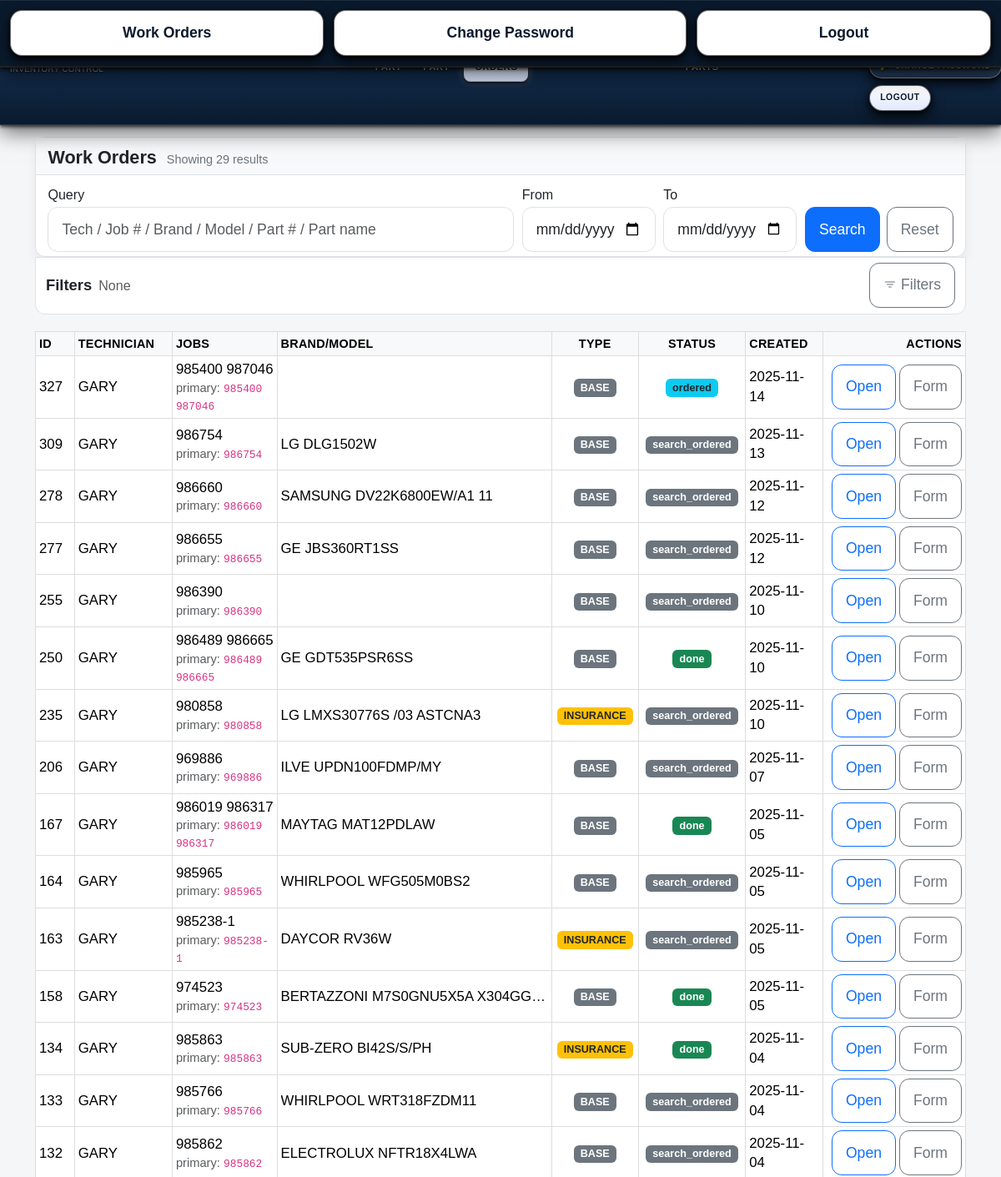
/work_orders (signed in, upper part), run on an earlier commit of the app's database.
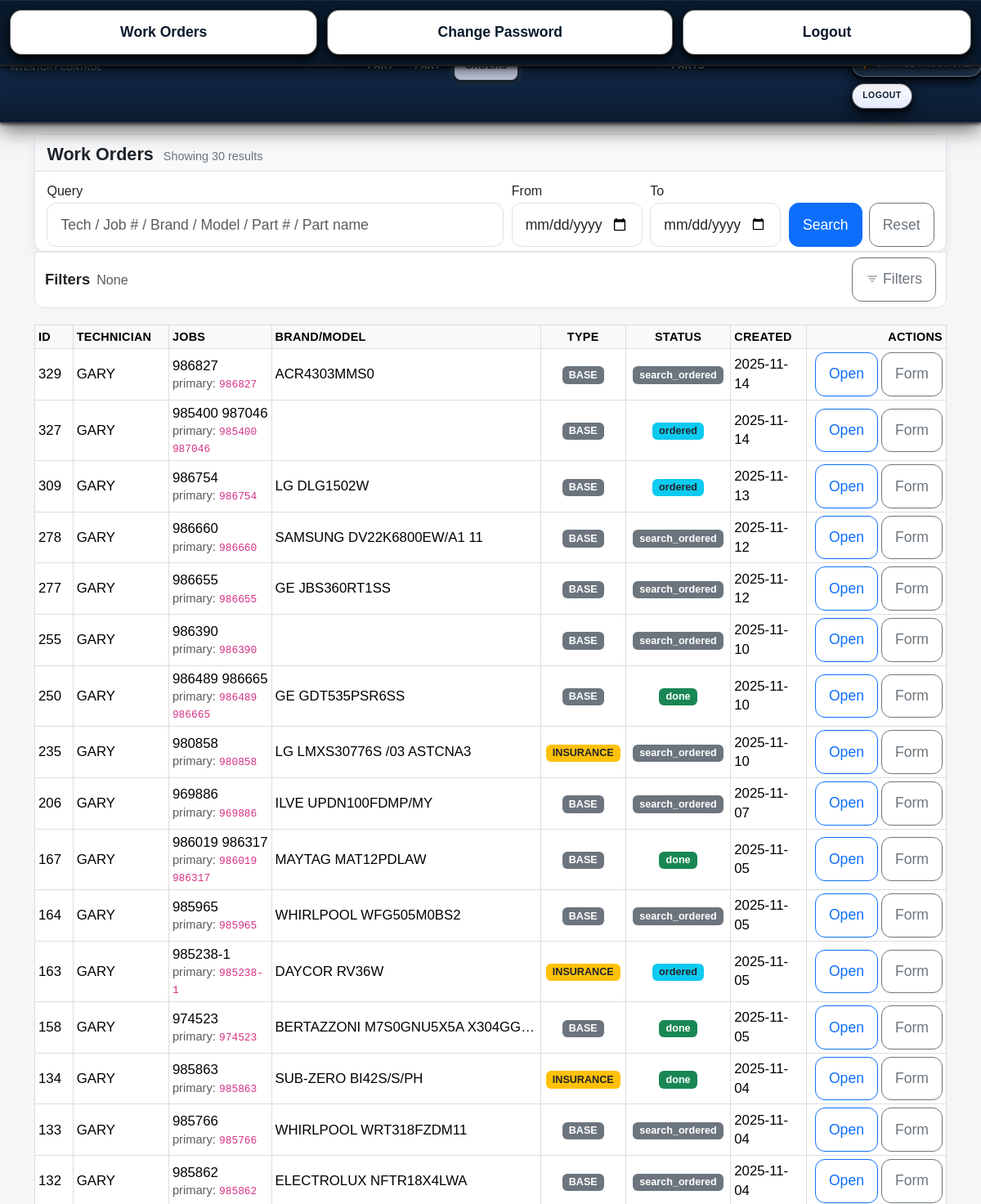
And on a later commit of the database.
### models.py (models this page shows, shortened)
class WorkOrder(db.Model):
    __tablename__ = "work_orders"
    __table_args__ = {"extend_existing": True}
    id = db.Column(db.Integer, primary_key=True)
    technician_id = db.Column(db.Integer, db.ForeignKey("user.id"), index=True, nullable=True)
    technician = relationship("User", lazy="joined")
    units = db.relationship(
        "WorkUnit",
        backref="work_order",
        cascade="all, delete-orphan",
        lazy="selectin",
        overlaps="parts,work_order",
    )
    parts = db.relationship(
        "WorkOrderPart",
        backref="work_order",
        primaryjoin="WorkOrder.id==WorkOrderPart.work_order_id",
        cascade="all, delete-orphan",
        lazy="selectin",
        overlaps="unit,parts,work_order",
    )
    technician_name = db.Column(db.String(80), nullable=False)
    job_numbers     = db.Column(db.String(120), nullable=False)
    brand           = db.Column(db.String(40))
    model           = db.Column(db.String(25))
    serial          = db.Column(db.String(25))
    job_type        = db.Column(db.String(16), default="BASE")
    delivery_fee    = db.Column(db.Float, default=0.0)
    markup_percent  = db.Column(db.Float, default=0.0)
    status          = db.Column(db.String(20), default="search_ordered")
    created_at      = db.Column(db.DateTime, default=datetime.utcnow)
    updated_at      = db.Column(db.DateTime, default=datetime.utcnow, onupdate=datetime.utcnow)
    ordered_date    = db.Column(db.Date, nullable=True)
    @property
    def canonical_job(self) -> str:
        nums = [n.strip() for n in (self.job_numbers or "").split(",") if n.strip()]
        ints = []
        for n in nums:
            try:
                ints.append(int(n))
            except ValueError:
                pass
        return str(max(ints)) if ints else (nums[0] if nums else "")

### inventory/routes.py (the view, shortened to what this page needs)
@inventory_bp.get("/work_orders")
@login_required
def wo_list():
    from datetime import datetime, timedelta
    from sqlalchemy import and_, or_, func
    qtext = (request.args.get("q") or "").strip()
    dfrom = (request.args.get("from") or "").strip()
    dto   = (request.args.get("to")   or "").strip()
    tech_id_raw = (request.args.get("tech_id") or "").strip()
    type_raw    = (request.args.get("type")    or "").strip().upper()
    status_raw  = (request.args.get("status")  or "").strip()
    tech_id = int(tech_id_raw) if tech_id_raw.isdigit() else None
    job_type = type_raw if type_raw in ("BASE", "INSURANCE") else ""
    status   = status_raw if status_raw in ("search_ordered", "ordered", "done") else ""
    q = db.session.query(WorkOrder)
    filters = []
    joined_parts = False
    if is_technician():
        me_id   = getattr(current_user, "id", None)
        me_name = (getattr(current_user, "username", "") or "").strip()
        filters.append(or_(
            WorkOrder.technician_id == me_id,
            func.trim(WorkOrder.technician_name) == me_name,
        ))
        tech_id = None  # технику нельзя выбирать чужого техника
    if tech_id:
        filters.append(WorkOrder.technician_id == tech_id)
    if job_type:
        filters.append(WorkOrder.job_type == job_type)
    if status:
        filters.append(WorkOrder.status == status)
    if dfrom:
        try:
            start_dt = datetime.strptime(dfrom, "%Y-%m-%d")
            filters.append(WorkOrder.created_at >= start_dt)
        except ValueError:
            pass
    if dto:
        try:
            end_dt = datetime.strptime(dto, "%Y-%m-%d") + timedelta(days=1) - timedelta(seconds=1)
            filters.append(WorkOrder.created_at <= end_dt)
        except ValueError:
            pass
    if filters:
        q = q.filter(and_(*filters))
    if joined_parts:
        q = q.distinct(WorkOrder.id)
    items = q.order_by(WorkOrder.created_at.desc()).limit(200).all()
    count_items = len(items)
    tech_suggestions = (
        db.session.query(WorkOrder.technician_name)
        .distinct().order_by(WorkOrder.technician_name.asc()).limit(50).all()
    )
    brand_model_suggestions = (
        db.session.query(WorkOrder.brand, WorkOrder.model)
        .distinct().limit(100).all()
    )
    recent_parts = (
        db.session.query(WorkOrderPart.part_number, WorkOrderPart.part_name)
        .distinct().limit(100).all()
    )
    hint_values_set = set()
    for (t_name,) in tech_suggestions:
        if t_name: hint_values_set.add(t_name)
    for (b, m) in brand_model_suggestions:
        combo = ((b or '') + ' ' + (m or '')).strip()
        if combo: hint_values_set.add(combo)
    for (pn, pname) in recent_parts:
        if pn: hint_values_set.add(pn)
        if pname: hint_values_set.add(pname)
    hint_values = sorted(hint_values_set)
    try:
        technicians = (
            db.session.query(User.id, User.username)
            .filter(func.lower(User.role) == "technician")
            .order_by(User.username.asc())
            .all()
        )
    except Exception:
        technicians = []
    filters_ctx = {
        "q": qtext,
        "from": dfrom,
        "to": dto,
        "tech_id": tech_id,
        "type": job_type,
        "status": status,
    }
    return render_template(
        "wo_list.html",
        items=items,
        count_items=count_items,
        hint_values=hint_values,
        technicians=technicians,
        filters=filters_ctx,
    )

### app.py (called while the page is built)
@app.before_request
def restrict_role_routes():
    try:
        if not getattr(current_user, "is_authenticated", False):
            return  # гость — пусть дойдёт до /login
        ep = (request.endpoint or "").strip()
        role = (getattr(current_user, "role", "") or "").strip().lower()
        if role == "technician":
            if ep in ALLOWED_TECH_ENDPOINTS or ep.endswith(".health") or ep.endswith(".ping"):
                return
            return redirect(url_for("inventory.wo_list"))
        if role == "viewer":
            if ep in ALLOWED_VIEWER_ENDPOINTS or ep.endswith(".health") or ep.endswith(".ping"):
                return
            return redirect(url_for("inventory.wo_list"))
        return
    except Exception:
        try:
            return redirect(url_for("inventory.wo_list"))
        except Exception:
            return

### auth/routes.py (called while the page is built)
@login_manager.user_loader
def load_user(user_id):
    return User.query.get(int(user_id))

### security.py (called while the page is built)
def role() -> str:
    return (getattr(current_user, "role", "") or "").strip().lower()

def is_technician() -> bool:
    return role() == ROLE_TECHNICIAN

### templates/wo_list.html (shortened to what the changed rows need)
{% extends "base.html" %}
{% block content %}
<div class="sticky-tools">
  <div class="card-lite">
    <div class="hd d-flex justify-content-between align-items-center">
      <div class="wo-title">
        <h3>Work Orders</h3>
        <small>
          {% if count_items is defined %}
            Showing {{ count_items }} result{% if count_items != 1 %}s{% endif %}
          {% endif %}
        </small>
      </div>
    </div>
  </div>
        {% set has_any = (filters and (filters.tech_id or filters.type or filters.status)) %}
</div>
<div class="table-responsive">
  <table class="table table-sm table-hover align-middle wo-list-table">
    <thead class="table-light">
      <tr>
        <th class="col-id">ID</th>
        <th class="col-tech">Technician</th>
        <th>Jobs</th>
        <th>Brand/Model</th>
        <th class="col-type">Type</th>
        <th class="col-status">Status</th>
        <th class="col-created">Created</th>
        <th class="text-end col-actions">Actions</th>
      </tr>
    </thead>
    <tbody>
      {% if items and items|length > 0 %}
        {% for w in items %}
        <tr>
          <td>{{ w.id }}</td>
          <td>{{ w.technician_name or '—' }}</td>
          <td>
            <span class="jobs-trunc" title="{{ w.job_numbers or '' }}">
              {{ w.job_numbers or '—' }}
            </span>
            {% if w.canonical_job %}
              <div class="text-muted small">primary: <code>{{ w.canonical_job }}</code></div>
            {% endif %}
          </td>
          <td>
            <span class="brand-trunc" title="{{ (w.brand or '') ~ ' ' ~ (w.model or '') }}">
              {{ (w.brand or '') ~ (' ' if w.brand and w.model else '') ~ (w.model or '') }}
            </span>
          </td>
          <td class="text-center">
            {% if w.job_type == 'INSURANCE' %}
              <span class="badge bg-warning text-dark">INSURANCE</span>
            {% else %}
              <span class="badge bg-secondary">BASE</span>
            {% endif %}
          </td>
          <td class="text-center">
            {% if w.status == 'done' %}
              <span class="badge bg-success">done</span>
            {% elif w.status == 'ordered' %}
              <span class="badge bg-info text-dark">ordered</span>
            {% else %}
              <span class="badge bg-secondary">search_ordered</span>
            {% endif %}
          </td>
          <td>{{ w.created_at.strftime('%Y-%m-%d') if w.created_at else '—' }}</td>
          <td class="text-end">
            <div class="wo-actions d-inline-flex gap-1">
              <a class="btn btn-outline-primary btn-sm"
                 href="{{ url_for('inventory.wo_detail', wo_id=w.id) }}">Open</a>
              {% if current_user.role in ['admin','superadmin'] %}
                <a class="btn btn-outline-secondary btn-sm"
                   href="{{ url_for('inventory.wo_edit', wo_id=w.id) }}">Edit</a>
              {% else %}
                <a class="btn btn-outline-secondary btn-sm"
                   href="{{ url_for('inventory.wo_edit', wo_id=w.id, readonly=1) }}">Form</a>
              {% endif %}
            </div>
          </td>
        </tr>
        {% endfor %}
      {% else %}
        <tr><td colspan="8" class="text-muted">No work orders found.</td></tr>
      {% endif %}
    </tbody>
  </table>
</div>
{% endblock %}

What changed in the data, as far as the page shows it:
added WorkOrder: id "329", technician_name "GARY", job_numbers "986827", canonical_job "986827", brand+model "ACR4303MMS0", job_type "BASE", status "search_ordered", created_at "2025-11-14"
changed WorkOrder "LG DLG1502W": status "search_ordered" → "ordered"
changed WorkOrder "DAYCOR RV36W": status "search_ordered" → "ordered"
Also different on the page:
{{ count_items }}: "29" → "30"
